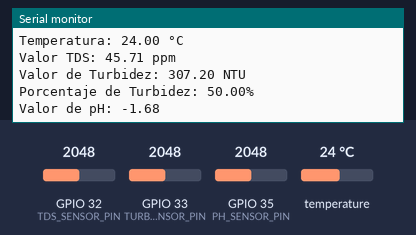
Simulated run of this sketch. Board: ESP32. On the bench: the last lines printed to the serial monitor. Inputs (shaded band) come from the test bench; at power-on: temperature 24 °C, GPIO 32 (TDS_SENSOR_PIN) = 2048, GPIO 33 (TURBIDITY_SENSOR_PIN) = 2048, GPIO 35 (PH_SENSOR_PIN) = 2048.

Above: at 3.3 s.
3.4 s: temperature set to 12 °C
At 4.7 s:
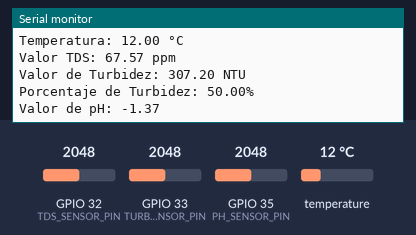
5.9 s: GPIO 32 (TDS_SENSOR_PIN) set to 2866
At 7.3 s:
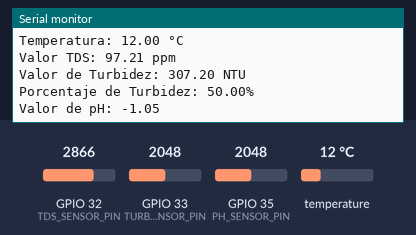
8.4 s: GPIO 33 (TURBIDITY_SENSOR_PIN) set to 2866
At 10.3 s:
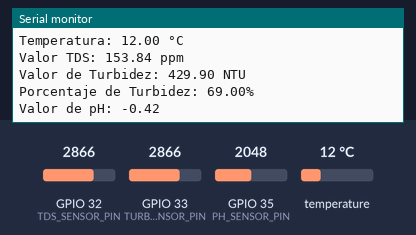
10.9 s: GPIO 35 (PH_SENSOR_PIN) set to 2866
At 11.8 s:
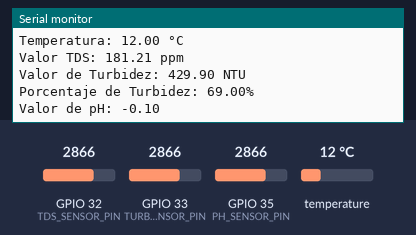
13.4 s: temperature set to 19 °C
At 15.7 s:
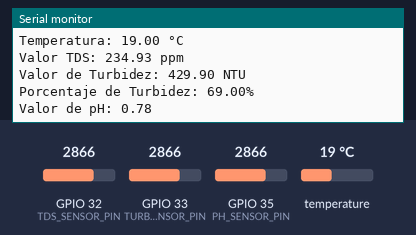
15.9 s: GPIO 32 (TDS_SENSOR_PIN) set to 3972
At 17.4 s:
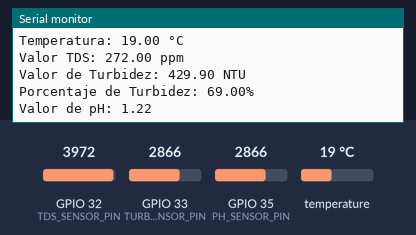
Timing chart, 0 to 18.9 s (numbered marks = the images above; inputs shaded):
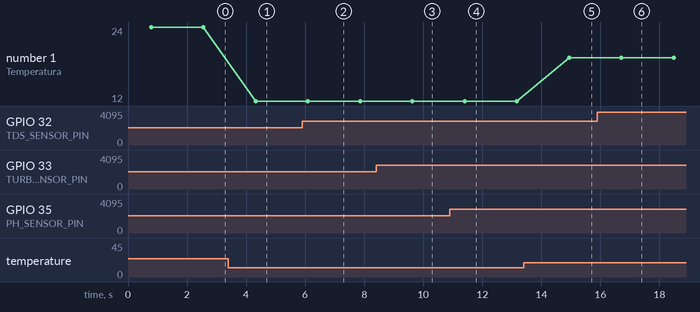

The sketch:

WaterQualityMonitor_ESP32.ino
```cpp
/****************************************
 * Librerías necesarias
 ****************************************/
#include <Arduino.h>
#include <OneWire.h>
#include <DallasTemperature.h>

/****************************************
 * Definiciones de constantes y variables
 ****************************************/
const int TEMPERATURE_SENSOR_PIN = 26; // Pin donde está conectado el sensor de temperatura
const int TDS_SENSOR_PIN = 32; // Pin donde está conectado el sensor TDS
const int TURBIDITY_SENSOR_PIN = 33; // Pin donde está conectado el sensor de turbidez
const int PH_SENSOR_PIN = 35; // Pin donde está conectado el sensor de pH

// Variables para el sensor de temperatura
OneWire oneWire(TEMPERATURE_SENSOR_PIN);
DallasTemperature temperatureSensor(&oneWire);
float temperatura; // Variable para almacenar el valor de temperatura

// Variables para el sensor TDS
#define VREF 3.3
#define SCOUNT 30
int analogBuffer[SCOUNT];
int analogBufferIndex = 0;
float temperaturaCompensada = 24; // Temperatura de compensación (ajustar según sea necesario)
float valorTDS = 0;

// Variables para el sensor de turbidez
float turbidez; // Variable para almacenar el valor de turbidez
float porcentajeTurbidez; // Variable para almacenar el porcentaje de turbidez
float escalaTurbidez = 0.15; // Factor de escala para ajustar los valores de turbidez

//Variables para el sensor de pH
#define Desviacion -2            // Compensación de desviación
#define IntervaloMuestreo 20     // Intervalo de muestreo en milisegundos
#define IntervaloImpresion 800   // Intervalo de impresión en milisegundos
#define LongitudArreglo 40       // Tamaño del arreglo de promedio
int ArregloPH[LongitudArreglo];  // Almacena el valor promedio de la retroalimentación del sensor
int IndiceArregloPH = 0;

/****************************************
 * Funciones
 ****************************************/

// Función para calcular la mediana de un conjunto de datos
int getMedianNum(int bArray[], int iFilterLen) {
  int bTab[iFilterLen];
  for (byte i = 0; i < iFilterLen; i++)
    bTab[i] = bArray[i];
  int i, j, bTemp;
  for (j = 0; j < iFilterLen - 1; j++) {
    for (i = 0; i < iFilterLen - j - 1; i++) {
      if (bTab[i] > bTab[i + 1]) {
        bTemp = bTab[i];
        bTab[i] = bTab[i + 1];
        bTab[i + 1] = bTemp;
      }
    }
  }
  if ((iFilterLen & 1) > 0) {
    bTemp = bTab[(iFilterLen - 1) / 2];
  } else {
    bTemp = (bTab[iFilterLen / 2] + bTab[iFilterLen / 2 - 1]) / 2;
  }
  return bTemp;
}

// Función para calcular el promedio de un arreglo de enteros (Sensor de pH)
double obtenerPromedio(int* arreglo, int numero) {
  int i;
  double promedio = 0.0;
  long suma = 0;

  if (numero <= 0) {
    Serial.println("Error en el número para el promedio del array!");
    return 0.0;
  }

  // Calcular el promedio directamente si hay menos de 5 elementos
  if (numero < 5) {
    for (i = 0; i < numero; i++) {
      suma += arreglo[i];
    }
    promedio = (double)suma / numero;
    return promedio;
  }

  // Si hay más de 5 elementos, se excluyen el mínimo y el máximo
  int min = arreglo[0];
  int max = arreglo[0];

  for (i = 0; i < numero; i++) {
    suma += arreglo[i];

    // Actualizar el mínimo y el máximo
    if (arreglo[i] < min) {
      min = arreglo[i];
    }
    if (arreglo[i] > max) {
      max = arreglo[i];
    }
  }

  // Restar el mínimo y el máximo antes de calcular el promedio
  suma -= min;
  suma -= max;

  // Calcular el promedio
  promedio = (double)suma / (numero - 2);

  return promedio;
}

// Función para leer el valor de temperatura del sensor DS18B20
float readTemperatura() {
  temperatureSensor.requestTemperatures();
  float tempC = temperatureSensor.getTempCByIndex(0);
  return tempC;
}

// Función para leer el valor de TDS del sensor TDS
float readTDS() {
  analogBuffer[analogBufferIndex] = analogRead(TDS_SENSOR_PIN);
  analogBufferIndex = (analogBufferIndex + 1) % SCOUNT;
  float sum = 0;
  for (int i = 0; i < SCOUNT; i++) {
    sum += analogBuffer[i];
  }
  float averageVoltage = (sum / SCOUNT) * VREF / 4095.0;
  float compensationCoefficient = 1.0 + 0.02 * (temperaturaCompensada - 24.0);
  float compensatedVoltage = averageVoltage / compensationCoefficient;
  float tdsValue = (133.42 * pow(compensatedVoltage, 3) - 255.86 * pow(compensatedVoltage, 2) + 857.39 * compensatedVoltage) * 0.5;
  return tdsValue;
}

// Función para leer el valor de turbidez del sensor de turbidez
float readTurbidez() {
  int valorADC = analogRead(TURBIDITY_SENSOR_PIN);
  turbidez = valorADC * escalaTurbidez;
  porcentajeTurbidez = map(valorADC, 0, 4095, 0, 100);
  return turbidez;
}

//Función para leer el valor de ph del sensor de pH
float readPH() {
  ArregloPH[IndiceArregloPH++] = analogRead(PH_SENSOR_PIN);

  // Reiniciar el índice del arreglo si ha alcanzado el tamaño máximo
  if (IndiceArregloPH == LongitudArreglo)
    IndiceArregloPH = 0;

  // Cálculo del voltaje promedio del sensor
  float Voltaje = obtenerPromedio(ArregloPH, LongitudArreglo) * 2 / 1023.0;

  // Cálculo del valor de pH basado en el voltaje y la desviación
  float ValorPH = 3 * Voltaje + Desviacion;

  return ValorPH;
}

/****************************************
 * Configuración inicial
 ****************************************/
void setup() {
  Serial.begin(115200); // Inicia la comunicación serial
  temperatureSensor.begin(); // Inicializa el sensor de temperatura
  pinMode(TDS_SENSOR_PIN, INPUT); // Configura el pin del sensor TDS como entrada
}

/****************************************
 * Bucle principal
 ****************************************/
void loop() {
  // Leer valores de los sensores
  temperatura = readTemperatura();
  valorTDS = readTDS();
  turbidez = readTurbidez();
  float phValue = readPH();

  // Imprimir resultados
  Serial.print("Temperatura: ");
  Serial.print(temperatura);
  Serial.println(" °C");

  Serial.print("Valor TDS: ");
  Serial.print(valorTDS);
  Serial.println(" ppm");

  Serial.print("Valor de Turbidez: ");
  Serial.print(turbidez);
  Serial.println(" NTU");

  Serial.print("Porcentaje de Turbidez: ");
  Serial.print(porcentajeTurbidez);
  Serial.println("%");

  Serial.print("Valor de pH: ");
  Serial.println(phValue, 2);

  delay(1000); // Esperar 1 segundo antes de la próxima lectura
}
```

Measured:
- after the input at 3.4 s, the serial monitor: prints a new line after 0.92 s (image 1)
- after the input at 5.9 s, the serial monitor: prints a new line after 0.19 s (image 2)
- after the input at 8.4 s, the serial monitor: prints a new line after 1.2 s (image 3)
- after the input at 13.4 s, the serial monitor: prints a new line after 1.5 s (image 5)
- after the input at 15.9 s, the serial monitor: prints a new line after 0.81 s (image 6)
- plotted number 1: 24 → 12 after the input at 3.4 s, 12 → 19 after the input at 13.4 s
